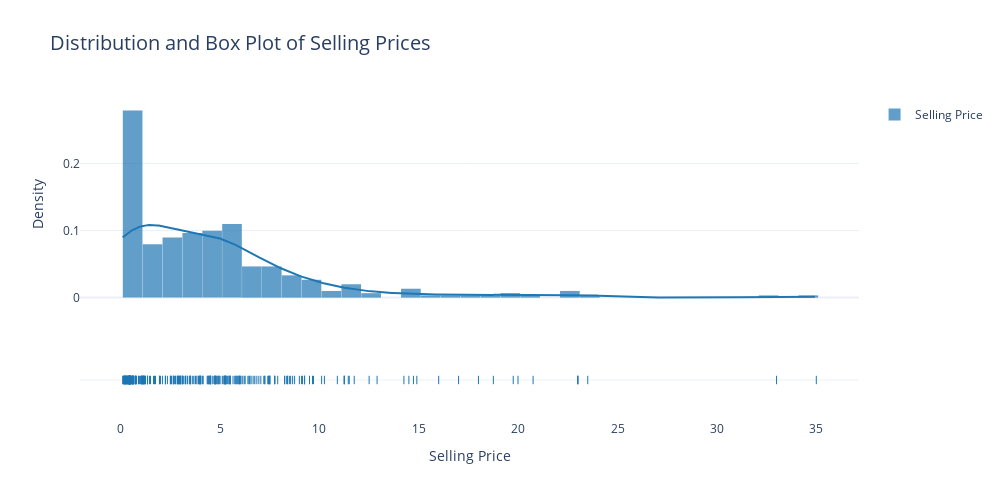

Notebook source saved alongside this figure:
### Code cell
import plotly.figure_factory as ff

fig = ff.create_distplot([df['Selling_Price']], ['Selling Price'],
                         show_hist=True,
                         show_rug=True)

fig.update_layout(
    title_text='Distribution and Box Plot of Selling Prices',  # Başlık metni
    title_font_size=20,  # Başlık font büyüklüğü
    xaxis_title_text='Selling Price',  # X eksen başlığı
    yaxis_title_text='Density',  # Y eksen başlığı
    template='plotly_white',  # Arka planı beyaz yapıyoruz
    width=1000,  # Grafiğin genişliği
    height=500,  # Grafiğin yüksekliği
    bargap=0.01,  # Barlar arası boşluk
)

fig.show()

# Tree-based modeller, outlierlara karşı oldukça robust (güçlü) bir yapıdadır.
# Ancak küçük regresyon veri setlerinde bu durum geçerli değildir.
# Küçük regresyon veri setlerinde outlier değerler, düştükleri yapraklardaki ortalama fiyatları ciddi şekilde yükseltebilir veya azaltabilir.
# Bu nedenle, eğitim için yetersiz olan outlier gözlemlerini düşürmek, tree-based modellerde önemlidir.
# Her zaman olduğu gibi, hem outlierlar ile hem de outlierları düşürerek model skorlarını karşılaştırıp farkları görmeliyiz.

# *show_rug* parametresi, veri noktalarının x eksenindeki konumlarını küçük çizgilerle gösterir.
# Bu, her bir gözlemin dağılımını ve yoğunluğunu daha ayrıntılı bir şekilde görmek için kullanışlıdır.

# Rug plot, histogram veya kernel density estimate (KDE) grafiklerinin altında yer alır.
# Her bir veri noktasını temsil eden küçük dikey çizgiler, veri setindeki değerlerin nerede yoğunlaştığını ve potansiyel olarak outlier'ların nerede bulunduğunu gösterir.
# Bu özellik, veri setinin dağılımını anlamada faydalıdır çünkü rug plot'lar veri noktalarının yığılma alanlarını ve nadir bulunan bölgeleri net bir şekilde gösterir.

### Figure 1 — Plotly figure (JSON) as saved in the notebook; plotly's stock layout.template omitted (floating-point values rounded to 4 significant figures; data arrays with more than 128 entries replaced by an {"elided": "..."} marker saying what was removed)
{"data": [{"autobinx": false, "histnorm": "probability density", "legendgroup": "Selling Price", "marker": {"color": "rgb(31, 119, 180)"}, "name": "Selling Price", "opacity": 0.7, "type": "histogram", "x": {"elided": "301 float values"}, "xaxis": "x", "xbins": {"end": 35, "size": 1, "start": 0.1}, "yaxis": "y"}, {"legendgroup": "Selling Price", "marker": {"color": "rgb(31, 119, 180)"}, "mode": "lines", "name": "Selling Price", "showlegend": false, "type": "scatter", "x": {"elided": "500 float values"}, "xaxis": "x", "y": {"elided": "500 float values"}, "yaxis": "y"}, {"legendgroup": "Selling Price", "marker": {"color": "rgb(31, 119, 180)", "symbol": "line-ns-open"}, "mode": "markers", "name": "Selling Price", "showlegend": false, "type": "scatter", "x": {"elided": "301 float values"}, "xaxis": "x", "y": {"elided": "301 str values"}, "yaxis": "y2"}], "layout": {"bargap": 0.01, "barmode": "overlay", "height": 500, "hovermode": "closest", "legend": {"traceorder": "reversed"}, "title": {"font": {"size": 20}, "text": "Distribution and Box Plot of Selling Prices"}, "width": 1000, "xaxis": {"anchor": "y2", "domain": [0, 1], "title": {"text": "Selling Price"}, "zeroline": false}, "yaxis": {"anchor": "free", "domain": [0.35, 1], "position": 0, "title": {"text": "Density"}}, "yaxis2": {"anchor": "x", "domain": [0, 0.25], "dtick": 1, "showticklabels": false}}}
